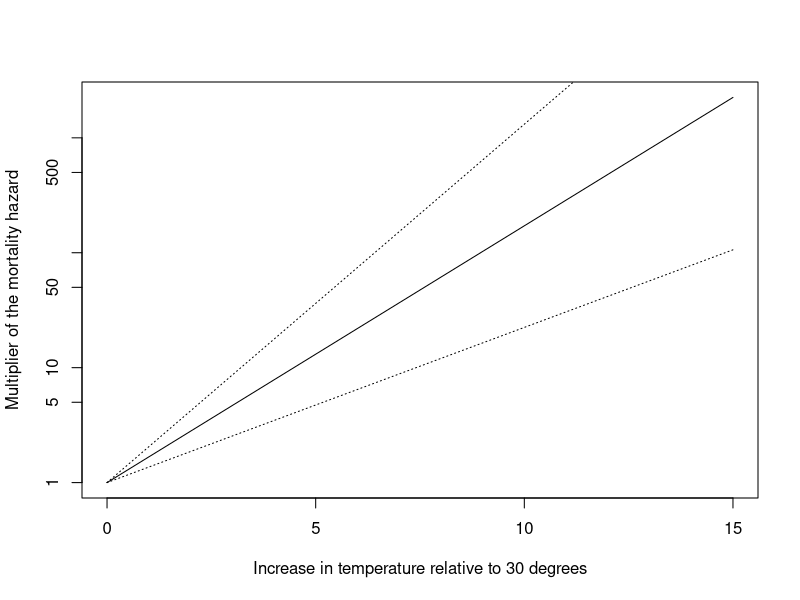
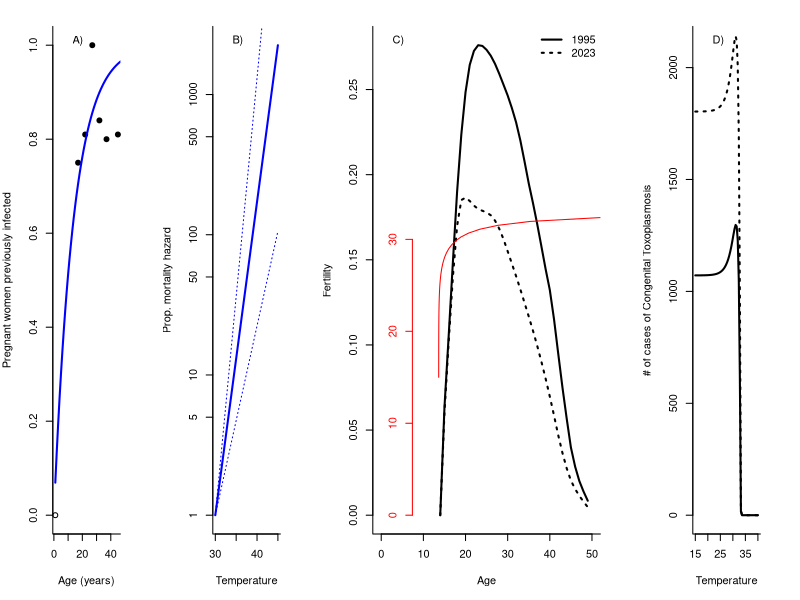
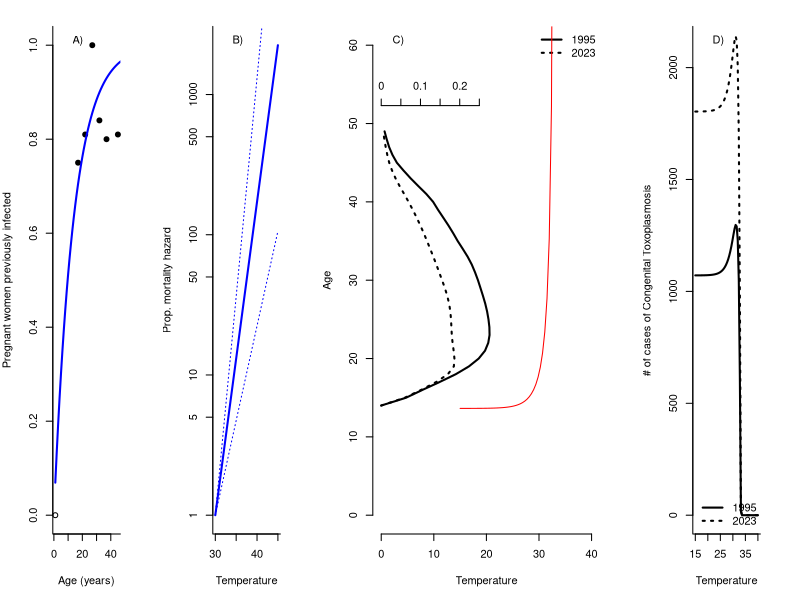
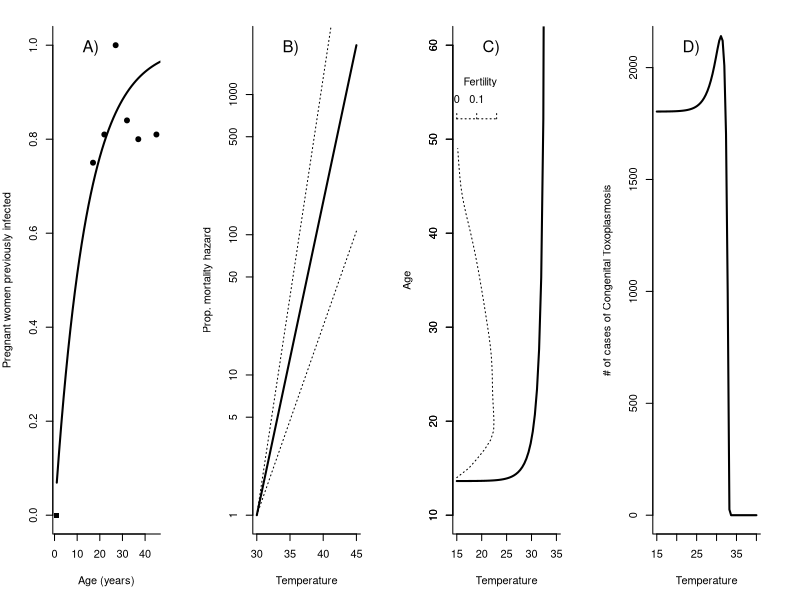

Source code (R) for these figures, in order:
###############     Mathematical model of Toxoplasma based on Rasambainarivo et al. 2024; 
###############     Exploring putative temperature depenence in d 


options(scipen = 999)

library(deSolve)
library(reshape2)
library(tidyverse)
library(patchwork)

# SIR equations
sir_equations <- function(time, variables, parameters) {
  
  with(as.list(c(variables, parameters)), {
   
    dNc <- (bc-mc) * Nc * (1 - Nc / Kc) #population size of cats
    
    dNr <- (br-mr) * Nr * (1 - Nr / Kr) #population size of rodents
  
    dNf <- (bf-mf) * Nf * (1 - Nf / Kf) #population size of euplerids
    
    dSc <-  bc*(1-vc)*Nc - # birth of cats v  is vaccination
      betac*E*Sc  - # infection through contact with the environment E at a rate betac
      mc * Sc -     #mortality of susceptible cats at rate mc
      g*ac*Sc*Ir/Nr    #predation on infected rodents at rate a and given probability of infection when cat consumes infected prey g
    
    dIc <-  - mc*Ic + # mortality of infected cats
      betac*E*Sc - 
      gamma * Ic + # recovery of infected cats at a gamma rate
      g*ac*Sc*Ir/Nr        # infected cats
    
    dRc <-   gamma * Ic +
      bc*vc*Nc-
      mc*Rc #recovered cats
    
    
    
    dE <- lambda*Ic*(1-M*E) - d*E #environment where M indicates is clustering of the infection
    
    
    
    dSr <- br*Nr - 
      (mr + (br - mr)* Nr/Kr)*Sr -
      betar*E*Sr  - #infection through contact with environment at a rate betar
       mr * Sr - 
       g*ac*Nc * Sr/Nr - # predation by cats
       g*af*Nf * Sr/Nr # predation by carnivores 
    
    dIr <-  - mr*Ir + 
      betar*E*Sr - 
      g*ac*Nc*Ir/Nr -  # predation by cats
      g*af*Nf*Ir/Nr       # predation by carnivores
    
    
    
    dSf <- bf*Nf - 
      betaf*E*Sf  - 
      mf * Sf - 
      g*af*Sf*Ir/Nr          # susceptible Eupleridae
    
    dIf <-  - mf*If +
      betaf*E*Sf +
      g*af*Sf*Ir/Nr                       # infected Eupleridae
    
    return(list(c(dSc,
                  dIc,
                  dRc,
                  dE,
                  dSr,
                  dIr,
                  dSf,
                  dIf,
                  dNc,
                  dNr,
                  dNf)))
  })
}



## Set up the range of parameters ################################################

parameters_values <- c(
  bc = 2.4/52, #birth rates of cats 
  mc = 2.4/52, # mortality rate of cats
  betac  = 0.54/52, # Transmission rate from contaminated environments to cats (/cats/week)
  Kc = 100, #carrying capacity of cats
  vc = 0,# proportion of vaccinated cats
  g = 1, # probability of infection when a cat consumes an infected rodent
  
  M = 1, # indicates clustering of cat defecation 1 is clustered
  ac = 1/52, # predation rate (rodent per week per cat)
  af = 4/52, # predation rate (rodent per week per carnivore)
  
  br = 8/52, # birth rate of rodents
  mr = 2/52, # mortality rate of rodents
  Kr = 1500,
  betar = 0.4/52, # transmission rate from contaminated environment to rodents
  
  bf = 2/52, #birth rates of wild carnivores 
  mf = 2/52, # mortality rate of wild carnivores
  betaf  = 2.16/52, # Transmission rate from contaminated environments to wild carnivores (/cats/week)
  Kf = 100,
  
  gamma = 0.5, # recovery rate
  lambda = 1/16, #contamination rate of environment by one infected cat
  d = 1/100#decontamination rate

  )


## Set up the starting population values  ################################################

initial_values <- c(
  Sc = 99,  # number of susceptible cats at time = 0
  Ic =   1,  # number of infectious cats at time = 0
  Rc =   0,   # number of recovered (and immune) cats at time = 0
  
  E = 0, # proportion of contaminated patches of environment
  
  Sr = 1500,  # number of susceptible rodents at time =0
  Ir = 0,   # number of infected rodents at time = 0
  
  Sf = 100, # number of susceptible carnivores at time = 0
  If = 0, # number of infected carnivores at time = 0 
  
  Nc = 100, 
  Nr = 1500,
  Nf = 100)


time_values <- seq(0, 520) # weeks for three years




##### Illustrate one simulation ################################################

output<-as.data.frame( ode(
  y = initial_values,
  times = time_values,
  func = sir_equations,
  parms = parameters_values 
)
)



##### Make up a rule set based on temperature based on Dubey at al. 1998, Dubey et al. 1970 ##############

##Values extracted from Meerburg & Kijlstra 2009 Parasitology Research, p19, citing Dubey et al. work 
#temp <- c(-10,4,35,40)
#days.survived <- c(106,54*4*7,32,9) #this is 'days survived 'at least'' 
#par(mfrow=c(1,1),bty="l")
#plot(temp,1/(days.survived/7), xlab="Temperature",ylab="Hazard rate per week", pch=19)
#fit <- smooth.spline(I(1/(days.survived/7))~temp,df=3)
#points(predict(fit,-10:40), type="l",col=2,lwd=2) ## notice goes below 0, will need to constrain
### These numbers are just made up based on the lower bounds, so update, and get detailed info as below. 


## Full data from Dubey et al. 1998; different temperatures and experimented with actually infecting mice; 
## Data is in Table 1; assuming that 35 is the first two rows, etc
temperature <- c(rep(35,8), 
		rep(40,5*4),rep(45,9*2),
		rep(50,4*2),  			## weirdness in table, assumes numbers sequential
		rep(55,4*2))
duration <- c(32,32,32,32,62,62,62,62,		#duration in days
		rep(c(2,9,16,21,28),each=4),
		rep(c(1,2,3,6)/24,each=2),rep(c(1,3,4,7,11),each=2),
		rep(c(0.5,1,2,3)/24,each=2),
		rep(c(10,20,30,60)/24,each=2))

#here outcome framed in terms of ooccysts dying (so zero means 'censored', and 1 means 'dead', or failed infection)	
outcome <- 1-c(1,1,1,1,0,0,0,0,
			rep(1,4),rep(1,4),rep(0,4),c(1,0,0,0),rep(0,4),
			rep(1,8),1,1,rep(0,8),
			1,1,1,1,0,0,0,0,
			rep(0,8))

#  Convert duration into weeks, for congruence with the rest of the model (note that this doesn't actually change anything since PH)
duration <- duration/7

# Fit a proportional hazards model
require(survival)
fit1 <- coxph(Surv(duration,outcome)~temperature)

#require(survminer)
#test.ph <- cox.zph(fit1)
#ggcoxzph(test.ph)
#ggcoxfunctional(Surv(duration,outcome) ~ temperature + log(temperature) + sqrt(temperature), data=data.frame(duration=duration,outcome=outcome,temperature=temperature))
### Looks like the lowest temperature sharp decline

# Plot with the confidence intervals. 
plot(0:15,exp(fit1$coeff*(0:15)), type="l", xlab="Increase in temperature relative to 30 degrees", ylab="Multiplier of the mortality hazard",log="y")
points(0:15,exp((fit1$coeff+1.96*summary(fit1)$coeff[3])*(0:15)), type="l",lty=3)
points(0:15,exp((fit1$coeff-1.96*summary(fit1)$coeff[3])*(0:15)), type="l",lty=3)





##### Loop over a range of temperatures, extracting d from the above, and setting minimum to be 0.0001 (i.e., very long duration)

#temp.test <- seq(-10,40,length=60)
temp.test <- seq(15,40,length=60)
dtest <- exp(fit1$coeff*(temp.test-30))*0.03 ## assume that at 30degrees persistence is 0.03 based on Fidy's Dumetre etc
store.results <- matrix(NA,length(dtest),12)

for (j in 1:length(dtest)) { 

	## replace parameter values with the original, and then over-write the d with desired value
	parameters_values_here <- parameters_values
	parameters_values_here["d"] <- dtest[j]

	## run the model with these parameter values 
	output<-as.data.frame(ode(
  		y = initial_values,
  		times = time_values,
  		func = sir_equations,
  		parms = parameters_values_here))

	## store the last row, 
	store.results[j,] <- as.numeric(output[nrow(output),])

	
}

colnames(store.results) <- c("time","susceptible cats","infected cats","recovered cats","env","susceptible rats","recovered rats",
				"susc fossa","infected fossa","ncats","nrats","nfossa")

##### Plot out the proportion of infected cats 
prop.infected.cats <- store.results[,3]/rowSums(store.results[,2:4])
infected.env <- store.results[,5]

#par(mfrow=c(1,2),bty="l")
#plot(temp.test,dtest,ylab="Rate of oocyst 'decontamination'", xlab="Temperature in celsius", type="l")
#plot(temp.test,prop.infected.cats, xlab="Temperature in celsius", ylab="Proportion of infected cats", type="l")



##### Estimate FOI in people based on this paper  https://pathexo.societe-mtsi.fr/documents/articles-bull/BullSocPatholExot-1995-88-1-046-049.pdf
### 31st Jan 1995

## this is the data
lower.ages <- c(15,20,25,30,35,40)
upper.ages <- c(19,24,29,34,39,50)
mid.ages <- c(lower.ages+upper.ages)/2
iggpos <- c(75,81,100,84,80,81)/100


## here is a simple sum of squares minimizer to get the right coefficiet
sum.squares <- function(par,xvals,yvals){
	pred <- 1-exp(-par*xvals)
	u <- sum((yvals-pred)^2)
	return(u)
}

## run this
tmp <-optimize(f=sum.squares,lower=0.01,upper=3,xvals=c(1,mid.ages),yvals=c(0,iggpos))

## plot the data and the fitted model (!note making up the first point - use age=1 for 0 to ensure no maternal immunity) 
#plot(c(1,mid.ages),c(0,iggpos), type="b",xlab="age", ylab="Igg seropos", pch=19)
#points(1:100,1-exp(-tmp$minimum*(1:100)),type="l", col="red")

## plot the average age of infection based on this 
density.avg.age <- tmp$minimum*(exp(-tmp$minimum*(1:100)))
#plot(1:100,density.avg.age,type="l",xlab="Age", ylab="pdf of cases", xlim=range(c(0,upper.ages)))


## Assume that the rate of infection of humans should be x the approx environmental reservoir
## and assume temperature is around 25 degrees on average - somewhere around upper end of Tana)
chs.tmp <- which(abs(temp.test-25)==min(abs(temp.test-25)), arr.ind=TRUE)


temp.test[chs.tmp] 
dtest[chs.tmp]
focal.e <- store.results[chs.tmp,5]

rate.human.infection.from.e <- tmp$minimum/focal.e
rate.human.infection.from.e


### get the average age of infection, defined as 1/rate
average.age.across.temp <- 1/(rate.human.infection.from.e*infected.env)
#plot(temp.test,average.age.across.temp, xlab="temperature", ylab="Average age 1st infection with T. gondii", ylim=c(0,50), type="l")




### Put this in the context of the age profile of fertility from https://population.un.org/wpp/Download/Standard/Fertility/

ages.of.fertility <- c(15:49)
fertility.per.1000.1995 <- c(63.23,	105.17,	148.60,	189.94,	223.54,	248.42,	264.49,	272.71,	276.03,	275.60,	273.29,	269.81,	265.08,	259.23,	252.90,	246.48,	239.08,	230.69,	220.16,	207.73,	194.84,	183.35,	171.08,	157.90,	144.58,	132.24,	115.02,	94.78,	75.00,	56.82,	39.81,	28.58,	20.09,	13.90,	8.49)
fertility.per.1000.2023 <- c(60.17,	101.81,	139.95,	169.83,	185.08,	186.50,	184.54,	181.80,	179.84,	178.79,	177.79,	176.13,	172.99,	168.23,	162.18,	154.99,	147.72,	140.37,	132.71,	124.73,	116.69,	108.38,	99.58,	90.21,	80.26,	69.66,	58.48,	46.95,	36.52,	27.59,	20.37,	15.42,	11.37,	7.93,	4.74)


number.women.1000s.1995 <-c(163,158,153,148,143,	138,	134	,129	,124	,119	,113	,108	,103	,99	,95	,91	,88	,86	,83	,81	,79	,76	,73,	71,	68,	66,	63,	61,	58,	56,	53,	47,	40	,38	,36)
number.women.1000s.2023<-c(347,	338,	329,	322,	315,	308,	303	,298	,293	,288	,280	,270	,259	,248	,236	,226	,217	,208	,199	,190	,182	,175	,170,	166,	161,	156,	152,	148,	144,	139,	135,	130	,125	,120	,115)


## plot, making assumption fertility is 0 at age 14
#par(mfrow=c(1,1), bty="l")
#plot(c(14,ages.of.fertility),c(0,fertility.per.1000.1995/1000),xlab="Ages", ylab="Fertility", type="l", xlim=c(0,50))
#points(c(14,ages.of.fertility),c(0,fertility.per.1000.2023/1000),type="l",lty=3)
#legend("topright",legend=c(1995,2023), lty=c(1,3),bty="n")



## inverse the plot, making assumption fertility is 0 at age 14
#par(mfrow=c(1,2), bty="l", mar=c(5,4,2,0))
#plot(c(14,ages.of.fertility)~c(0,-fertility.per.1000.1995/1000),ylab="", xlab="Fertility", type="l", ylim=c(0,50),axes=FALSE)
#points(c(14,ages.of.fertility)~c(0,-fertility.per.1000.2023/1000),type="l",lty=3)
#abline(v=0); axis(1, at=c(0,-0.05,-0.15,-0.25), lab=c(0,0.05,0.15,0.25)); axis(2)
#legend("topleft",legend=c(1995,2023), lty=c(1,3),bty="n")
#par(mar=c(5,0,2,4))
#plot(temp.test[temp.test>0],average.age.across.temp[temp.test>0], type="l", col=2,ylab="", ylim=c(0,50), xlab="Temperature",axes=FALSE)
#abline(v=0); axis(1); axis(4)


## get the risk of first infection in WCB for the two fertility profiles
ages.test <- 1:50; first.infection <- matrix(NA,length(temp.test),length(ages.test))
for (j in 1:length(temp.test)) first.infection[j,] <- (rate.human.infection.from.e*infected.env[j])*exp(-(rate.human.infection.from.e*infected.env[j])*ages.test)

#plot(temp.test,colSums(t(first.infection[,15:49])*(fertility.per.1000.1995)*number.women.1000s.1995),type="l", xlab="Temperature", ylab="# children at risk of Toxoplasmosis", ylim=c(0,15000))
#points(temp.test,colSums(t(first.infection[,15:49])*(fertility.per.1000.2023)*number.women.1000s.2023),type="l",lty=3)



#########################################
##### Figure for the proposal ###########

layout(matrix(c(1,2,3,3,4), 1, 5, byrow = FALSE))


### Plot of age against Igg, in Tana in 1995 from this: https://pathexo.societe-mtsi.fr/documents/articles-bull/BullSocPatholExot-1995-88-1-046-049.pdf
par(bty="l", mar=c(5,4,2,3))
plot(c(1,mid.ages),c(0,iggpos), type="p",xlab="Age (years)", ylab="Pregnant women previously infected", pch=c(1,rep(19,6)))
points(1:100,1-exp(-tmp$minimum*(1:100)),type="l", col="blue",lwd=2)
legend("topleft", legend="A)", bty="n")

### Plot of temperature against how much more likely oocysts are likely to die
plot(30+0:15,exp(fit1$coeff*(0:15)), type="l", xlab="Temperature", ylab="Prop. mortality hazard",log="y",col="blue",lwd=2)
points(30+0:15,exp((fit1$coeff+1.96*summary(fit1)$coeff[3])*(0:15)), type="l",lty=3,col="blue")
points(30+0:15,exp((fit1$coeff-1.96*summary(fit1)$coeff[3])*(0:15)), type="l",lty=3,col="blue")
legend("topleft", legend="B)", bty="n")

#### Plot fertility from https://population.un.org/wpp/Download/Standard/Fertility/
par(mar=c(5,4,2,3))
plot(c(14,ages.of.fertility),c(0,fertility.per.1000.1995/1000),ylab="Fertility", xlab="Age", type="l", xlim=c(0,50),lwd=2)
points(c(14,ages.of.fertility),c(0,fertility.per.1000.2023/1000),type="l",lty=3,lwd=2)
legend("topright",legend=c(1995,2023), lty=c(1,3),bty="n",lwd=2)
legend("topleft", legend="C)", bty="n")

#### Plot average age of infection obtained by linking the temperature in Tana to age curve and the equilibrium oocysts in Rasambainarivo 
## on top of this one
points(average.age.across.temp[temp.test>0],temp.test[temp.test>0]*0.27/50, type="l", col="red",ylab="", xlim=c(0,50), xlab="Temperature")
axis(2,at=c(0,10,20,30)*0.27/50,lab=c(0,10,20,30),col="red",line=-3,col.ticks="red", col.axis="red")

#### Plot out the CRS burden 

mother.child.transmission.ratio <- 0.44 #based on Milne et al. Trends in Parasitology 
first.trimester <- 1/3

par(mar=c(5,4,2,3))
plot(temp.test,colSums(first.trimester*mother.child.transmission.ratio *t(first.infection[,15:49])*(fertility.per.1000.1995)*number.women.1000s.1995),type="l",lwd=2, xlab="Temperature", ylab="# of cases of Congenital Toxoplasmosis", ylim=c(0,2100), xlim=c(15,40))
points(temp.test,colSums(first.trimester*mother.child.transmission.ratio *t(first.infection[,15:49])*(fertility.per.1000.2023)*number.women.1000s.2023),type="l",lwd=2,lty=3)
legend("topleft", legend="D)", bty="n")
#legend("bottomleft",legend=c(1995,2023), lty=c(1,3),bty="n",lwd=2)





### Figure caption: A) Serological testing of pregnant women in Antananarivo in 1995 (full points, [ref]) allows estimation of the force of infection  ($\lambda_h=0.07177068$), with the assumption that all 1 year olds are susceptible (empty circle); B) Success or failure of experimental infection of mice following exposure of occysts to a range of temperatures for variable durations provided in [ref] (n= 62, number of events=35, temperatures of 35, 40, 45, 50 and 55 degrees celsuis tested) can be fitted using a cox proporortional hazards model to estimate oocyst proportional mortality hazard across temperature (par=0.5145, se=0.1039, p<0.001), showing the mean (dark blue line) and confidence intervals (dashed lines). Setting the oocyst weekly mortality rate at 30 degree to 0.03, we obtain equilirbium densities for cat, rodent, and environment compartments within a dynamic model [ref: Fidy paper]. We use this to obtain an estimate of the transmission rate $\beta_h = \lambda_h/E_{30}$ making the simplifying assumption that dietary aquisition of infection will largely scale with this. C) This allows us to estimate the average age of human infection (x axis) across a specturm of temperatures (red y axis), and compare this to the age profile of fertility per 1000 for 1995 and 2023 (black lines). Once the temperature exceeds 12 degrees, the average age of infection shoots up, reflecting longer wait times to infection as a result of oocyst mortality; and the age of first infection shifts from being before the start of fertility (age 15) to during it (red line). D) The probability of first infection over age can be combined with the age profile of the population and the age profile of fertility to identify how many children are at risk of being born with congenital toxoplasmosis across a spectrum of temperatures; showing a sharp increase corresponding to higher temperatures (and thus lower oocyst survival and thus risk of infection, also termed 'the paradoxical increase for rubella).  


### Santiy check
# number of children born in Madagascar in a year in 2023: pop size x birth rate per 1000 #
30e6*31/1000

## what fraction of this are we saying have toxo? 
1500/(30e6*31/1000)  #this suggests that at the steady state of teh final graph, 1 child in 1000 is being born with CT? 


### Try reversal.  ##################################################

layout(matrix(c(1,2,3,3,4), 1, 5, byrow = FALSE))


### Plot of age against Igg, in Tana in 1995 from this: https://pathexo.societe-mtsi.fr/documents/articles-bull/BullSocPatholExot-1995-88-1-046-049.pdf
par(bty="l", mar=c(5,4,2,3))
plot(c(1,mid.ages),c(0,iggpos), type="p",xlab="Age (years)", ylab="Pregnant women previously infected", pch=c(1,rep(19,6)))
points(1:100,1-exp(-tmp$minimum*(1:100)),type="l", col="blue",lwd=2)
legend("topleft", legend="A)", bty="n")

### Plot of temperature against how much more likely oocysts are likely to die
plot(30+0:15,exp(fit1$coeff*(0:15)), type="l", xlab="Temperature", ylab="Prop. mortality hazard",log="y",col="blue",lwd=2)
points(30+0:15,exp((fit1$coeff+1.96*summary(fit1)$coeff[3])*(0:15)), type="l",lty=3,col="blue")
points(30+0:15,exp((fit1$coeff-1.96*summary(fit1)$coeff[3])*(0:15)), type="l",lty=3,col="blue")
legend("topleft", legend="B)", bty="n")

#### Plot fertility from https://population.un.org/wpp/Download/Standard/Fertility/
par(mar=c(5,4,2,3))
plot(c(14,ages.of.fertility)~c(0,fertility.per.1000.1995/1000),xlab="Temperature", ylab="Age", type="l", ylim=c(0,60),lwd=2, axes=FALSE, xlim=c(0,0.537))
points(c(14,ages.of.fertility)~c(0,fertility.per.1000.2023/1000),type="l",lty=3,lwd=2)
legend("topright",legend=c(1995,2023), lty=c(1,3),bty="n",lwd=2)
legend("topleft", legend="C)", bty="n")
axis(2)
axis(3,line=-6, at=c(0,0.05,0.1,0.15,0.20,0.25),lab=c(0,0.05,0.1,0.15,0.20,0.25))

#### Plot average age of infection obtained by linking the temperature in Tana to age curve and the equilibrium oocysts in Rasambainarivo 
## on top of this one
points(temp.test[temp.test>0]*0.67/50,average.age.across.temp[temp.test>0], type="l", col="red",ylab="", ylim=c(0,50))
axis(1,at=c(0,10,20,30,40)*0.67/50,lab=c(0,10,20,30,40))#,col="red",col.ticks="red", col.axis="red")

#### Plot out the CRS burden 

mother.child.transmission.ratio <- 0.44 #based on Milne et al. Trends in Parasitology 
first.trimester <- 1/3

par(mar=c(5,4,2,3))
plot(temp.test,colSums(first.trimester*mother.child.transmission.ratio *t(first.infection[,15:49])*(fertility.per.1000.1995)*number.women.1000s.1995),type="l",lwd=2, xlab="Temperature", ylab="# of cases of Congenital Toxoplasmosis", ylim=c(0,2100), xlim=c(15,40))
points(temp.test,colSums(first.trimester*mother.child.transmission.ratio *t(first.infection[,15:49])*(fertility.per.1000.2023)*number.women.1000s.2023),type="l",lwd=2,lty=3)
legend("topleft", legend="D)", bty="n")
legend("bottomleft",legend=c(1995,2023), lty=c(1,3),bty="n",lwd=2)





###########################################################
### Only show 2023 and start the temperatures at 15
#### CURRENT VERSION FOR THE GRANT ########################

par(mfrow=c(1,4), bty="l")

### Plot of age against Igg, in Tana in 1995 from this: https://pathexo.societe-mtsi.fr/documents/articles-bull/BullSocPatholExot-1995-88-1-046-049.pdf
par(bty="l", mar=c(5,4,2,3))
plot(c(1,mid.ages),c(0,iggpos), type="p",xlab="Age (years)", ylab="Pregnant women previously infected", pch=c(15,rep(19,6)))
points(1:100,1-exp(-tmp$minimum*(1:100)),type="l", col="black",lwd=2)
legend("topleft", legend="A)", bty="n", cex=1.5)

### Plot of temperature against how much more likely oocysts are likely to die
plot(30+0:15,exp(fit1$coeff*(0:15)), type="l", xlab="Temperature", ylab="Prop. mortality hazard",log="y",col="black",lwd=2)
points(30+0:15,exp((fit1$coeff+1.96*summary(fit1)$coeff[3])*(0:15)), type="l",lty=3,col="black")
points(30+0:15,exp((fit1$coeff-1.96*summary(fit1)$coeff[3])*(0:15)), type="l",lty=3,col="black")
legend("topleft", legend="B)", bty="n", cex=1.5)

#### Plot fertility from https://population.un.org/wpp/Download/Standard/Fertility/
par(mar=c(5,4,2,3))
plot(temp.test,average.age.across.temp, type="l", col="black",ylim=c(10,60), xlab="Temperature", ylab="Age", xlim=c(15,35),lwd=2)
points(c(14,ages.of.fertility)~c(15+0,15+40*fertility.per.1000.2023/1000), type="l", lty=3)
legend("topleft", legend="C)", bty="n", cex=1.5)
axis(2)
axis(3,line=-7, at=15+40*c(0,0.1,0.2),lab=c(0,0.1,0.2),lty=3)
text(15,56,"Fertility", pos=4)

#### Plot out the CRS burden 

mother.child.transmission.ratio <- 0.44 #based on Milne et al. Trends in Parasitology 
first.trimester <- 1/3

par(mar=c(5,4,2,3))
plot(temp.test,colSums(first.trimester*mother.child.transmission.ratio *t(first.infection[,15:49])*(fertility.per.1000.2023)*number.women.1000s.2023),type="l",lwd=2, xlab="Temperature", ylab="# of cases of Congenital Toxoplasmosis", ylim=c(0,2100), xlim=c(15,40))
legend("topleft", legend="D)", bty="n", cex=1.5)
